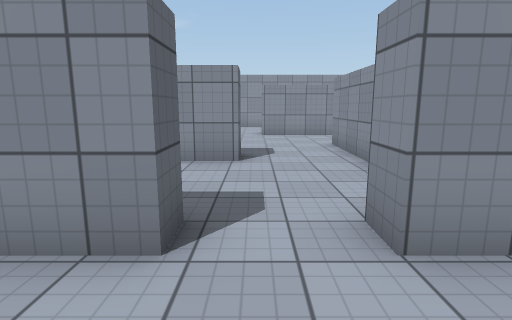
View 1 (above)

20 first-person views from a walk through a scene from a Unity 3-D project. The camera is 1.4 m above the floor, tilts 10° down and sees 80° across. The floor is counted in squares, 1.2 m on a side. Each view is taken from the middle of a square. On the plan, view 1 faces up. The plan holds only what a view shows up to about 13 squares ahead; the rest is blank. The player is left out. Surface patterns are stand-ins for the level's own textures.

View 2
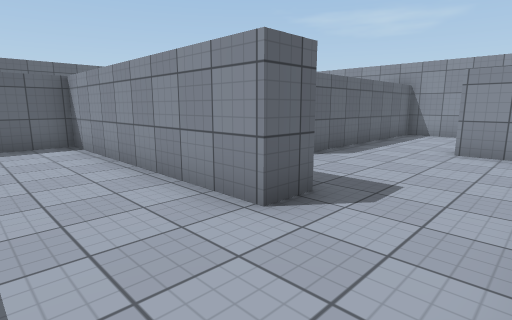

View 3
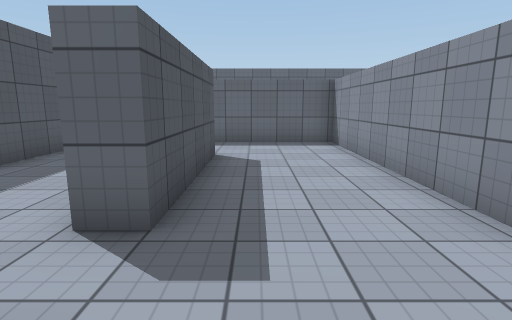

View 4
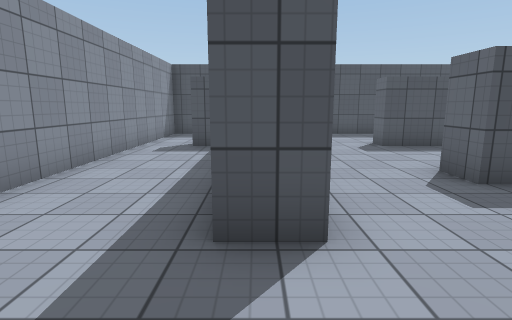

View 5
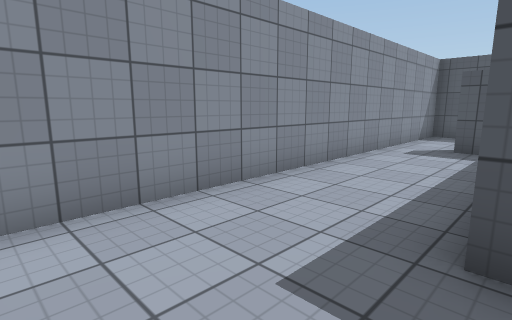

View 6
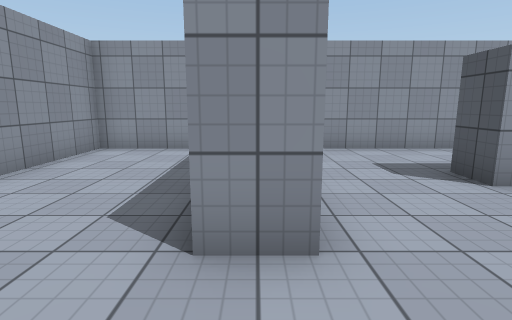

View 7
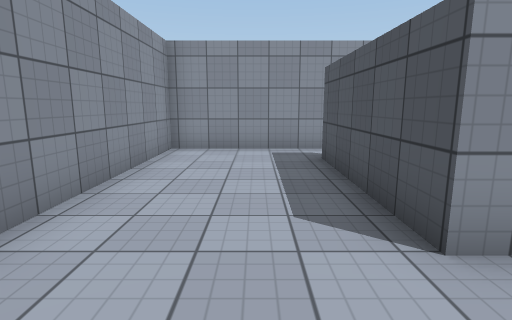

View 8
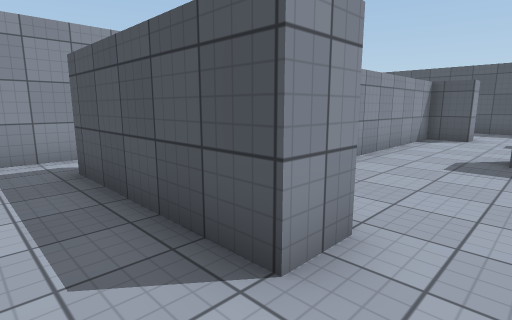

View 9
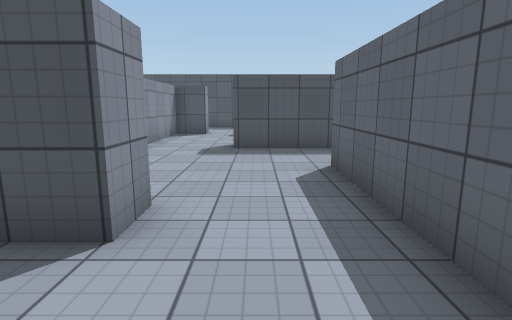

View 10
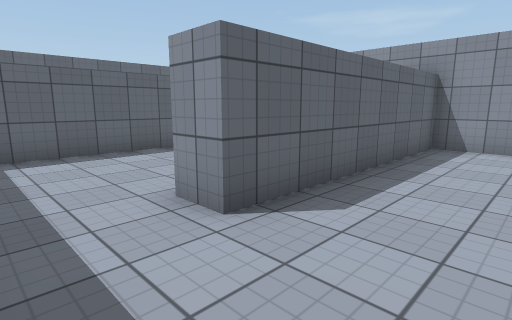

View 11
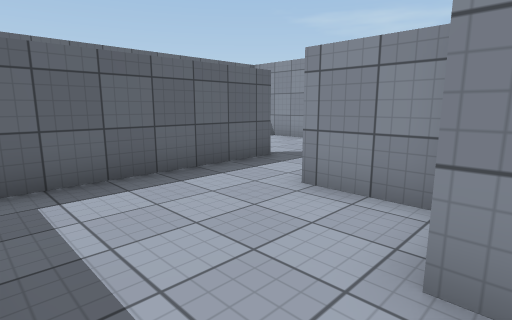

View 12
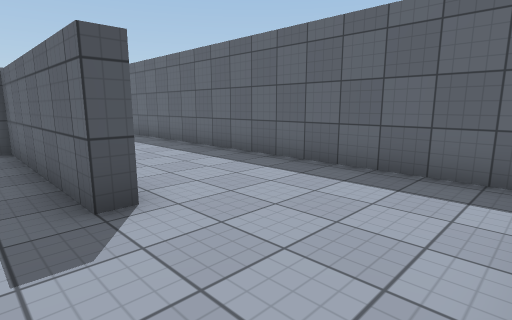

View 13
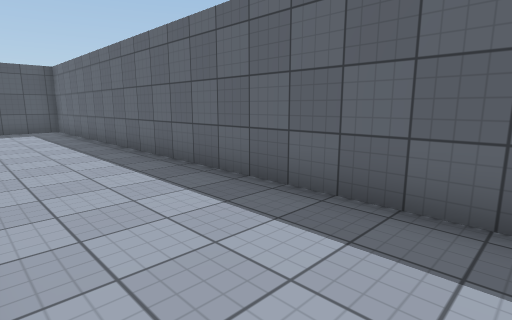

View 14
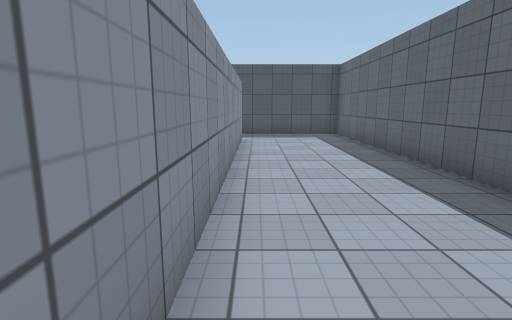

View 15
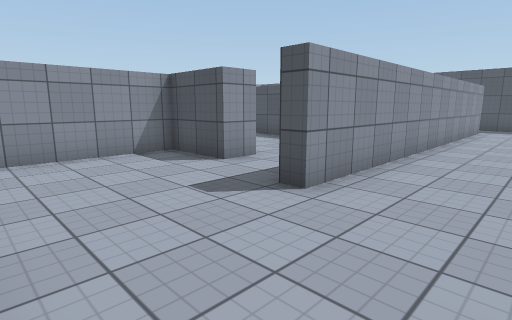

View 16
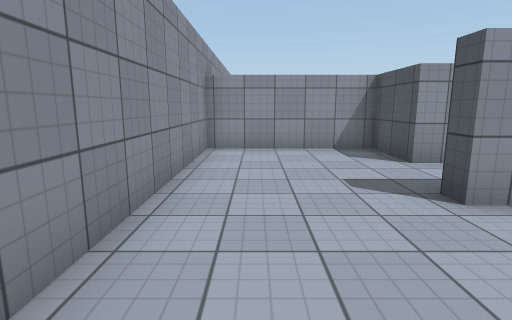

View 17
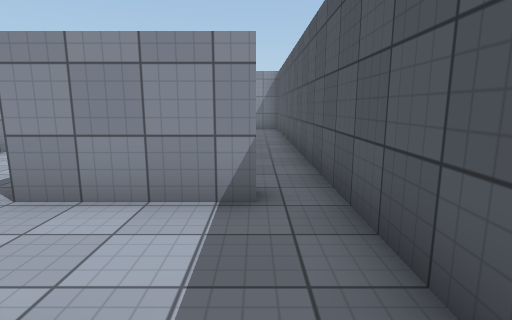

View 18
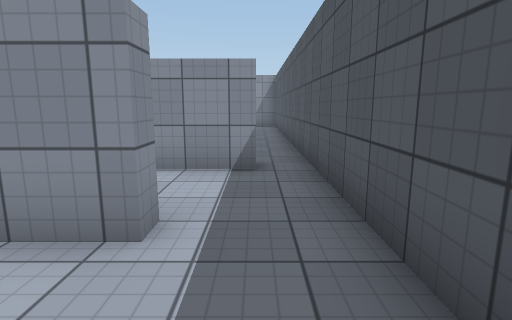

View 19
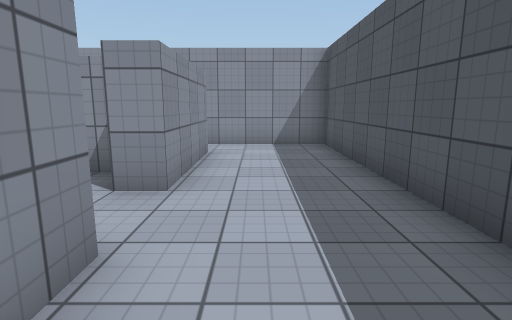

View 20
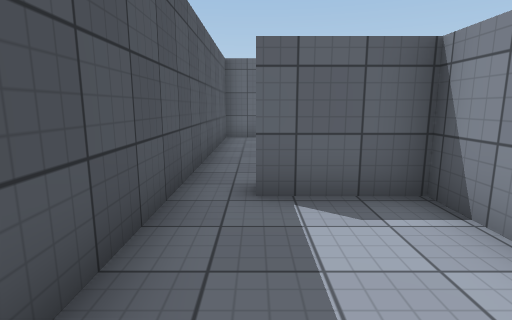

### Floor plan
Points are (right, up) in squares from view 1. A wall is a line through its corners. A room is listed if a view was taken in it or the views show most of it. See-through windows are left out.
Room 1 (views 1, 2, 3, 4, 5, 6, 7, 8, 9, 10, 11, 19, 20)
walls: (-3.2, 7.5) (-0.4, 7.5) (-0.4, 6.5) (-8, 6.5) (-8, 2.6); (3.2, 12.5) (0.2, 12.5) (0.2, 13.5) (4.9, 13.5); (4.2, 3) (4.9, 3); (4.9, 2.2) (1.1, 2.2) (1.1, 3) (2.4, 3) (2.4, 9.5) (3.4, 9.5); (-3.5, 2.2) (-4.9, 2.2) (-4.9, 0); (-5.4, 1.5) (-5.4, 3) (-0.7, 3) (-0.7, 2.2) (-2, 2.2); (-5, -1.1) (6.5, -1.1) (6.5, 17.4) (-2.5, 17.4) (-2.5, 10) (-3.5, 10)
ways out: opening at (-3, 8.5) to room 3; opening at (-6.5, 2.5) to room 4; gap at (-5, 0) to room 4
Room 2 (views 12, 13, 14, 15, 16, 17, 18)
walls: (-5.8, 12.7) (-3.5, 12.7) (-3.5, 17.4) (-11.5, 17.4); (-12.5, 16.6) (-12.5, -1.1) (-8.5, -1.1); (-8.5, 1) (-8.5, 13.5) (-8, 13.5)
ways out: opening at (-6.5, 12.5) to room 3; opening at (-8, 0.5) to room 4
Room 3 (no view inside)
walls: (-3.9, 11.8) (-5.8, 11.8) (-5.8, 12.7); (-8, 13.5) (-8, 7.5)
ways out: opening at (-3, 8.5) to room 1; opening at (-6.5, 12.5) to room 2
Room 4 (no view inside)
walls: (-8, 1) (-8.5, 1); (-5.4, 0) (-5.4, 1.5); (-8.5, -1.1) (-5, -1.1)
ways out: opening at (-6.5, 2.5) to room 1; gap at (-5, 0) to room 1; opening at (-8, 0.5) to room 2

Where each view was taken, in squares from view 1:
view 1: 0 up, 0 right, facing up
view 2: 4 up, 2 right, facing up-left
view 3: 4 up, 2 right, facing left
view 4: 12 up, 3 right, facing down
view 5: 12 up, 3 right, facing down-right
view 6: 13 up, 2 left, facing right
view 7: 15 up, 2 left, facing right
view 8: 15 up, 1 left, facing down-right
view 9: 16 up, 1 left, facing down
view 10: 8 up, 0 right, facing up-left
view 11: 8 up, 3 left, facing up-left
view 12: 17 up, 7 left, facing down-left
view 13: 15 up, 9 left, facing down-left
view 14: 12 up, 9 left, facing down
view 15: 17 up, 11 left, facing down-right
view 16: 16 up, 12 left, facing right
view 17: 0 up, 9 left, facing right
view 18: 0 up, 11 left, facing right
view 19: 1 up, 3 left, facing right
view 20: 0 up, 1 left, facing left
